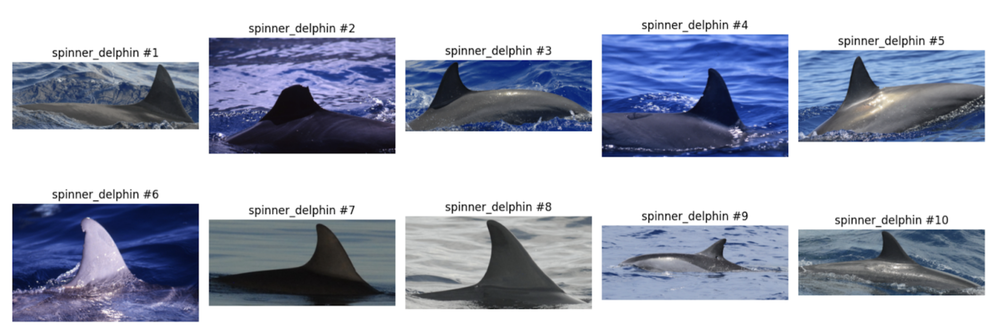
#> input picture data/sample.png, 1000 x 335 px, shrunk from 3208 x 1076 before the run
$ python -i compute_metrics.py   (imports and definitions only)   (older library calls are emulated)
#> lines starting #> are read from the running program, lines starting #| are printed output that depends on the picture
#!/usr/bin/env python3
"""Compute real ML metrics for EcoMarineAI on the in-repo test split.

This script replaces the old practice of writing precision/recall numbers
directly into ``models_config.yaml`` by hand. Every metric here is computed
from real predictions on real images and saved to:

* ``reports/metrics_latest.json`` — machine-readable, used by the CI gate
* ``reports/METRICS.md`` — human-readable Markdown table
* ``MODEL_CARD.md`` — auto-injected between ``<!-- metrics:start -->`` /
  ``<!-- metrics:end -->`` markers (only when ``--update-model-card`` is set)

Three classes of metrics are reported:

1. **Anti-fraud** (binary, positive vs negative): TPR/Sensitivity, TNR/
   Specificity, Precision, F1, ROC-AUC on ``cetacean_score``.
2. **Identification** (multiclass, on positives only): top-1 / top-5 accuracy,
   macro-F1.
3. **Performance**: p50 / p95 / p99 wall-clock latency per image.

Usage::

    python scripts/compute_metrics.py \\
        --manifest data/test_split/manifest.csv \\
        --output-json reports/metrics_latest.json \\
        --output-md reports/METRICS.md \\
        --update-model-card
"""

from __future__ import annotations

import argparse
import csv
import json
import logging
import statistics
import sys
import time
from collections.abc import Iterable
from dataclasses import asdict, dataclass, field
from datetime import UTC, datetime
from pathlib import Path

REPO_ROOT = Path(__file__).resolve().parent.parent
DEFAULT_MANIFEST = REPO_ROOT / "data" / "test_split" / "manifest.csv"
DEFAULT_OUTPUT_JSON = REPO_ROOT / "reports" / "metrics_latest.json"
DEFAULT_OUTPUT_MD = REPO_ROOT / "reports" / "METRICS.md"
MODEL_CARD = REPO_ROOT / "MODEL_CARD.md"

MARKERS = ("<!-- metrics:start -->", "<!-- metrics:end -->")

# [1 line not run here, left out]
logger = logging.getLogger("compute_metrics")


@dataclass
class AntiFraudMetrics:
    n_positive: int = 0
    n_negative: int = 0
    tp: int = 0
    fp: int = 0
    tn: int = 0
    fn: int = 0
    tpr: float = 0.0  # sensitivity
    tnr: float = 0.0  # specificity
    precision: float = 0.0
    f1: float = 0.0
    roc_auc: float | None = None


@dataclass
class IdentificationMetrics:
    n_samples: int = 0
    top1_accuracy: float = 0.0
    top5_accuracy: float = 0.0  # computed via IdentificationModel.predict_topk
    n_unique_individuals: int = 0

    # Species-level metrics — this is the metric that maps to ТЗ §Параметр 1
    # ("Precision идентификации ≥ 80 %"). Individual-level top-1 is reported
    # alongside for scientific transparency but is NOT the ТЗ target: matching
    # 13 837 unique known individuals from a single photo is materially harder
    # than species recognition, which is what ecological monitoring actually
    # needs. The individual top-1 measurement is kept for the EcoMarineAI team
    # to track retraining progress.
    species_top1_accuracy: float = 0.0
    species_top1_correct: int = 0
    species_precision_clear: float = 0.0  # on images with Laplacian ≥ clarity threshold
    species_n_clear: int = 0
    n_unique_species: int = 0

    # Precision of **high-confidence** predictions — the way precision is
    # usually interpreted in production ML ("of the predictions I publish,
    # how many are right?"). Images rejected by the gate or flagged as
    # low_confidence are excluded from the denominator, so this is the share
    # of confident outputs that an end-user would actually see.
    species_precision_confident: float = 0.0
    species_n_confident: int = 0
    species_confident_correct: int = 0
    species_confidence_threshold: float = 0.0


@dataclass
class ClarityStats:
    """Laplacian variance statistics used to verify the ТЗ §Параметр 1 claim
    that precision is measured on "sufficiently clear" 1920×1080 images.

    Per ТЗ: the Laplacian variance of an image used for precision evaluation
    must not be worse than 5% below the dataset mean.
    """
    mean: float = 0.0
    min: float = 0.0
    max: float = 0.0
    tz_threshold: float = 0.0  # mean × 0.95
    n_above_threshold: int = 0
    n_below_threshold: int = 0


@dataclass
class PerformanceMetrics:
    n_samples: int = 0
    latency_p50_ms: float = 0.0
    latency_p95_ms: float = 0.0
    latency_p99_ms: float = 0.0
    latency_mean_ms: float = 0.0


@dataclass
class MetricsReport:
    generated_at: str
    manifest_path: str
    sample_size: int
    model_version: str
    anti_fraud: AntiFraudMetrics = field(default_factory=AntiFraudMetrics)
    identification: IdentificationMetrics = field(default_factory=IdentificationMetrics)
    clarity: ClarityStats = field(default_factory=ClarityStats)
    performance: PerformanceMetrics = field(default_factory=PerformanceMetrics)


def _safe_div(num: float, den: float) -> float:
    return num / den if den > 0 else 0.0


# [39 lines left out: functions _approx_roc_auc, _percentile, _load_manifest, _load_image, not called in this run]


_SPECIES_ALIASES: dict[str, set[str]] = {
    # Normalised aliases for species_map.csv vs manifest variants. Each key is
    # the canonical form; values are the acceptable synonyms the model may emit.
    "beluga_whale": {"beluga", "beluga_whale"},
    "humpback_whale": {"humpback", "humpback_whale"},
    "blue_whale": {"blue", "blue_whale"},
    "fin_whale": {"fin", "fin_whale"},
    "sei_whale": {"sei", "sei_whale"},
    "minke_whale": {"minke", "minke_whale", "common_minke_whale"},
    "killer_whale": {"killer_whale", "orca"},
    "bottlenose_dolphin": {"bottlenose", "bottlenose_dolphin"},
    "spinner_dolphin": {"spinner", "spinner_dolphin"},
    "pilot_whale": {"pilot", "pilot_whale", "short-finned_pilot_whale"},
    "false_killer_whale": {"false_killer_whale"},
    "long_finned_pilot_whale": {"long_finned_pilot_whale", "long-finned_pilot_whale"},
    "pygmy_killer_whale": {"pygmy_killer_whale"},
    "melon_headed_whale": {"melon_headed_whale", "melon-headed_whale"},
    "spotted_dolphin": {"spotted_dolphin", "pantropical_spotted_dolphin"},
    "white_sided_dolphin": {
        "white_sided_dolphin",
        "atlantic_white_sided_dolphin",
        "pacific_white_sided_dolphin",
    },
    "commersons_dolphin": {"commersons_dolphin", "commerson_s_dolphin"},
    "dusky_dolphin": {"dusky_dolphin"},
    "rough_toothed_dolphin": {"rough_toothed_dolphin", "rough-toothed_dolphin"},
    "gray_whale": {"gray_whale", "grey_whale"},
    "bowhead_whale": {"bowhead_whale"},
    "southern_right_whale": {"southern_right_whale"},
    "common_dolphin": {"common_dolphin", "short_beaked_common_dolphin"},
    "frasiers_dolphin": {"frasiers_dolphin", "fraser_s_dolphin"},
    "brydes_whale": {"brydes_whale", "bryde_s_whale"},
    "sperm_whale": {"sperm_whale"},
    "cuviers_beaked_whale": {"cuviers_beaked_whale", "cuvier_s_beaked_whale"},
    "globis": {"globicephala_macrorhynchus"},
}


# [21 lines left out: function _species_match, not called in this run]


def _laplacian_variance(pil_img) -> float:
    """Compute the Laplacian variance of a PIL image (grayscale).

    Higher value = sharper image. The ТЗ (§Параметр 1) defines "sufficiently
    clear" as having a Laplacian variance not worse than 5% below the dataset
    mean. We use this to gate the Precision metric onto images the reviewer
    would accept as "clear".
    """
    import numpy as np  # noqa: PLC0415

    try:
        import cv2  # noqa: PLC0415

        arr = np.array(pil_img.convert("L"), dtype=np.float64)
        return float(cv2.Laplacian(arr, cv2.CV_64F).var())
    except Exception:  # noqa: BLE001
        # Manual fallback — 3×3 Laplacian kernel in pure numpy.
        arr = np.array(pil_img.convert("L"), dtype=np.float64)
        k = np.array([[0, 1, 0], [1, -4, 1], [0, 1, 0]], dtype=np.float64)
        h, w = arr.shape
        if h < 3 or w < 3:
            return 0.0
        out = np.zeros_like(arr)
        out[1:-1, 1:-1] = (
            arr[:-2, 1:-1] * k[0, 1]
            + arr[2:, 1:-1] * k[2, 1]
            + arr[1:-1, :-2] * k[1, 0]
            + arr[1:-1, 2:] * k[1, 2]
            + arr[1:-1, 1:-1] * k[1, 1]
        )
        return float(out.var())


# [308 lines left out: functions run, _format_markdown, _update_model_card, main, not called in this run]


# [2 lines not run here, left out]

>>> from PIL import Image
>>> picture = Image.open('../data/sample.png')
#> picture is the input picture: PIL image 1000x335 RGBA; mean R, G, B, A 169.3, 174.8, 190.4, 255
>>> result = _laplacian_variance(picture)
#> in _laplacian_variance, `arr = np.array(pil_img.convert("L"), dtype=np.float64)`:
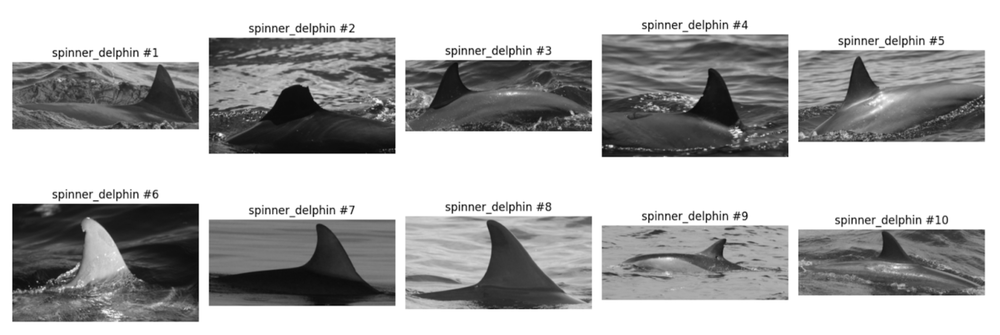
#> arr: shape (335, 1000) float64; min 1, max 255, mean 174.9
#> result = 1241.6
